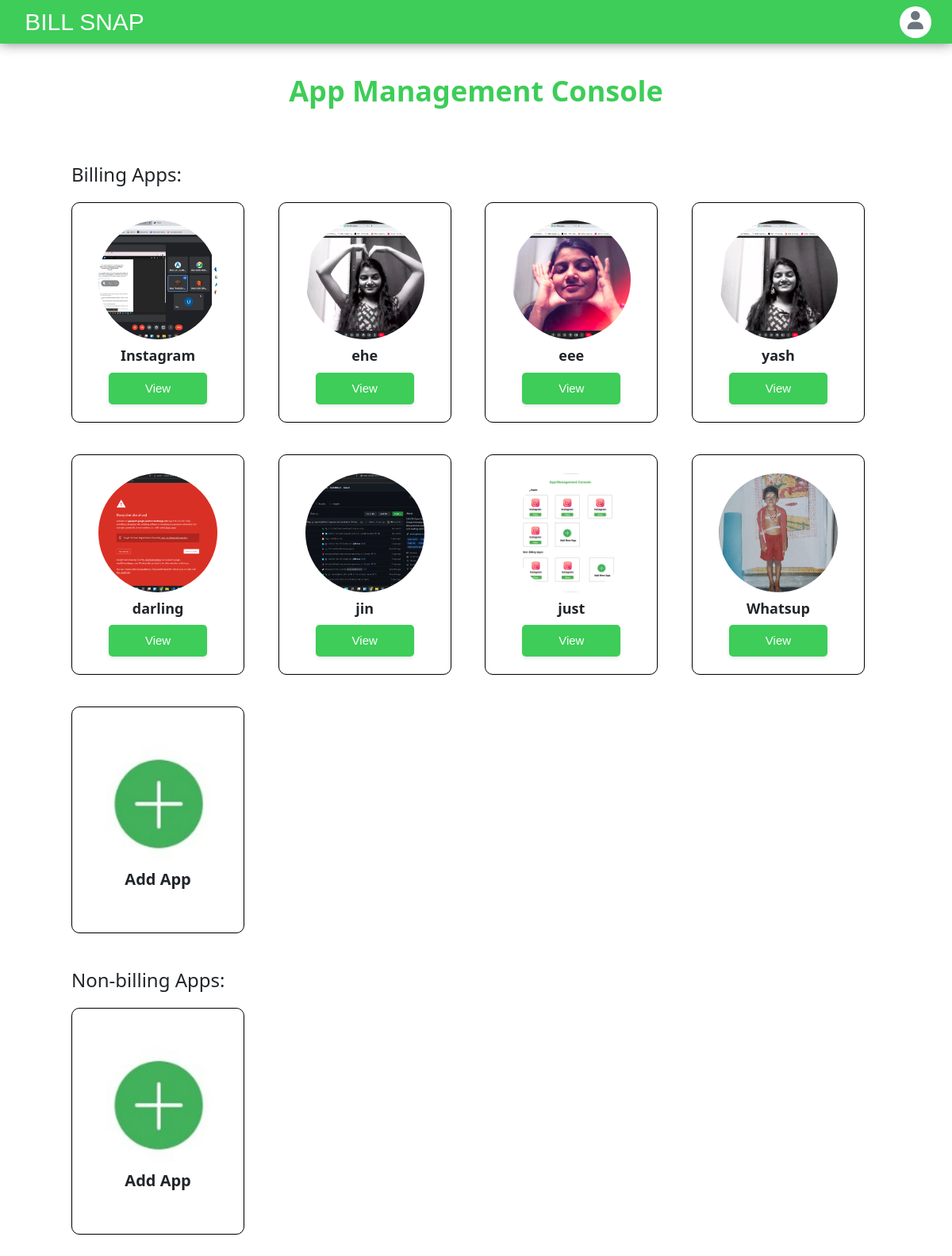
Page /apps/all/ (signed in) on the earlier database version.
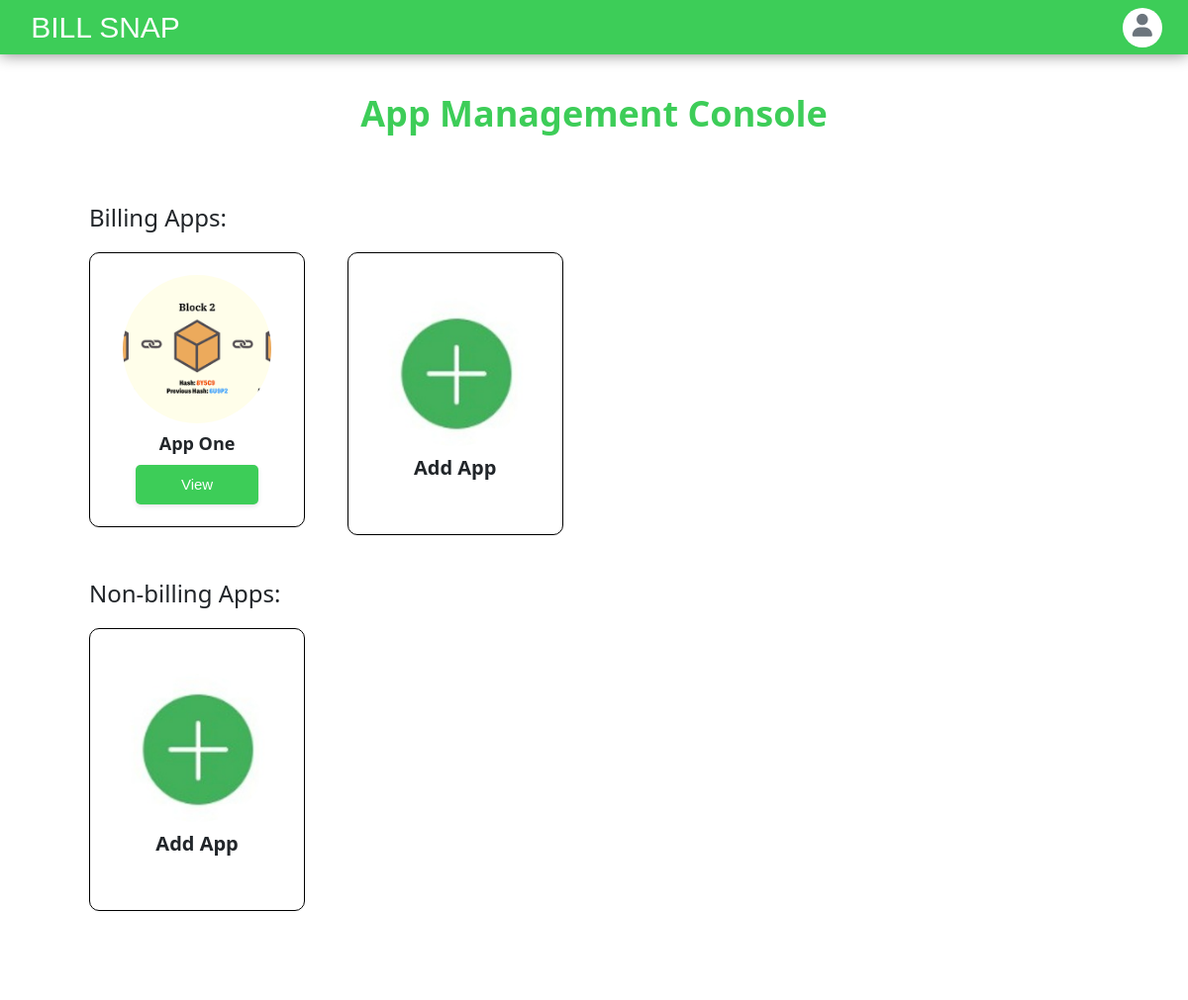
Same page on the later database version.
### apps/models.py (models this page shows, shortened)
class applists(models.Model):
    author= models.ForeignKey(User, on_delete=models.CASCADE)
    appname=models.CharField(verbose_name='App name',primary_key=True,max_length=50,unique=True,null=False)
    appimg=models.ImageField(upload_to = 'app_images',null=True,blank=True)
    date_published= models.DateTimeField(auto_now_add=True)
    date_modified = models.DateTimeField(auto_now=True)
    slug = models.SlugField(max_length=255, null=True, unique=True, editable=False)
    is_billing = models.BooleanField(default=True)

### apps/views.py (the view)
# urls.py: path('all/', views.showapps, name='showapps'),
@login_required
def showapps(request):
    appli=applists.objects.all()
    leni=len(appli)
    mssg="logged in sucessfully"
    logger.info(request.user.username+"_seen the whole applist")
    return render(request,'showapps.html',{'showapp':appli,'leni':leni,'msg':mssg})

### templates/showapps.html (shortened to what this page needs)
{% load static %}
<!DOCTYPE html>
<html lang="en">
<head>
    <link href="https://cdn.jsdelivr.net/npm/bootstrap@5.1.3/dist/css/bootstrap.min.css" rel="stylesheet"
 />
    <link href='https://unpkg.com/boxicons@2.0.7/css/boxicons.min.css' rel='stylesheet'>
    <link rel="stylesheet" href="https://cdnjs.cloudflare.com/ajax/libs/font-awesome/6.1.1/css/all.min.css" />
    <link rel="stylesheet" href="{% static 'assets/styles.css'%}">
    <link rel="stylesheet" href="{% static 'w3.css' %}" />
</head>
<body class="w3-padding">
    {% include "dashnav.html" %}
    <div class="main mx-auto">
        <h1 class="applist "><b>App Management Console</b></h1>
        <div class="container">
            <div class="row">
                <h3>Billing Apps:</h3>
                {% if leni != 0 %}
                {% for i in showapp %}
                {% if i.is_billing %}
                <div class="col-md-6 col-xl-3">
                    <div class="card  py-2">
                        <div class="card-body">
                            <div class="top">
                                <div class="app-img-container">
                                    <a href="{% url 'dashboard' i.slug %}"><img src="{{i.appimg.url}}" alt=""
                                            class="img-fluid app-img"></a>
                                </div>
                                <div>
                                    <h5><b>{{i.appname}}</b></h5>
                                </div>
                            </div>
                            <div class="bottom">
                                <ul class="social-links list-inline mb-0">
                                    <a href="{% url 'dashboard' i.slug %}"><button
                                            class="b-primary px-5 py-2">View</button></a>
                                </ul>
                            </div>
                        </div>
                    </div>
                </div>
                {% endif %}
                {% endfor %}
                {% else %}
                <h2>no apps found</h2>
                {% endif%}
                <div class="col-md-6 col-xl-3">
                    <div class="card m-b-30 py-3">
                        <div class="card-body">
                            <div class="top">
                                <div class="app-img-container mt-3">
                                    <a href="{% url 'addapp'%}"><img src="{% static 'assets/image/addbtn.jpeg' %}"
                                            alt="" class="img-fluid app-img"></a>
                                </div>
                                <div class="mb-3">
                                    <h4><b>Add App</b></h4>
                                </div>
                            </div>
                        </div>
                    </div>
                </div>
            </div>
            <div class="row mt-3">
                <h3>Non-billing Apps:</h3>
                <div class="col-md-6 col-xl-3">
                    <div class="card m-b-30 py-3">
                        <div class="card-body">
                            <div class="top">
                                <div class="app-img-container mt-3">
                                    <a href="{% url 'addapp'%}"><img src="{% static 'assets/image/addbtn.jpeg' %}"
                                            alt="" class="img-fluid app-img"></a>
                                </div>
                                <div class="mb-3">
                                    <h4><b>Add App</b></h4>
                                </div>
                            </div>
                        </div>
                    </div>
                </div>
            </div>
        </div>
    </div>
</body>
</html>

### templates/dashnav.html (shortened to what this page needs)
<header>
    <nav class="navbar navbar-expand-lg fixed-top p-md-0">
        <div class="container-fluid">
            <a class="navbar-brand d-none d-md-block mt-1" href="{% url 'index' %}">
                <h2 class="h2">BILL SNAP</h2>
            </a>
            {% if user.is_authenticated %}
            <div class="d-flex ms-auto gap-4 pe-3">
                <div class="dropdown">
                    <button class="dropbtn">
                        <i class="fa-solid fa-user text-secondary"></i>
                    </button>
                </div>
            </div>
            {% endif %}
        </div>
    </nav>
</header>

### static/assets/styles.css (style rules this page uses)
body { background: white; }
button { height: 50px; }
.h2 { font-family: Arial, Helvetica, sans-serif; font-size: 30px; margin-top: 5px; }
.b-primary { font-weight: bold; font-size: 16px; line-height: 20px; text-align: center; letter-spacing: 0.08em; text-transform: uppercase; padding: 12px 24px; border-radius: 4px; border: 1px solid transparent; background: #3dcd58; color: white; box-shadow: 0px 0px 1px rgba(40, 41, 61, 0.04), 0px 2px 4px rgba(96, 97, 112, 0.16); }
html, body { height: 100%; }
nav { background: #3dcd58; box-shadow: 0px 0px 15px grey; height: 55px; width: 100%; }
body { background: #e5e5e566; }
.main { padding-top: 55px; width: 100%; height: 100%; justify-content: flex-start; max-height: 100vh; }
div > a { text-decoration: none; color: rgb(36, 35, 35); }
@media (min-width: 767px) { .main { top: 55px; } }
.h2 { position: relative; left: 20px; color: white; }
* { box-sizing: border-box; }
.b-primary { margin-bottom: 5px; }
body { font-family: Arial, Helvetica, sans-serif; }
.container { border-radius: 30px; background-color: #f2f2f2; padding: 60px; }
body { margin-top: 20px; background: #f5f5f5; }
.card { border: none; -webkit-box-shadow: 0 1px 2px 0 rgba(0, 0, 0, 0.05); box-shadow: 0 1px 2px 0 rgba(0, 0, 0, 0.05); margin-bottom: 30px; }
h1, h2, h3, h4, h5, h6 { margin: 0 0 10px; font-weight: 600; }
a { color: #707070; }
.applist { color: #3dcd58; text-align: center; margin-top: 30px; }
body { margin-top: 20px; }
img { vertical-align: middle; border-style: none; height: 90px; }
body { margin-top: 20px; background: white; }
body { overflow-x: hidden; }

### static/w3.css (style rules this page uses)
html { box-sizing:border-box }
*,*:before,*:after { box-sizing:inherit }
html { -ms-text-size-adjust:100%;-webkit-text-size-adjust:100% }
body { margin:0 }
article,aside,details,figcaption,figure,footer,header,main,menu,nav,section { display:block }
a { background-color:transparent }
b,strong { font-weight:bolder }
img { border-style:none }
button,input,select,textarea,optgroup { font:inherit;margin:0 }
button,input { overflow:visible }
button,select { text-transform:none }
button,[type=button],[type=reset],[type=submit] { -webkit-appearance:button }
html,body { font-family:Verdana,sans-serif;font-size:15px;line-height:1.5 }
html { overflow-x:hidden }
h1 { font-size:36px }
h2 { font-size:30px }
h3 { font-size:24px }
h4 { font-size:20px }
h5 { font-size:18px }
h1,h2,h3,h4,h5,h6 { font-family:"Segoe UI",Arial,sans-serif;font-weight:400;margin:10px 0 }
img { vertical-align:middle }
a { color:inherit }
.w3-padding { padding:8px 16px!important }

### templates/showapps.html (style rules this page uses)
.app-img-container { width: 150px; height: 150px; }
.app-img { width: 100%; height: 100%; object-fit: cover; border-radius: 50%; }
.top { display: flex; align-items: center; justify-content: center; flex-direction: column; }
.bottom { display: flex; align-items: center; justify-content: center; }
a { all: unset; cursor: pointer; }
.b-primary { all: unset; background: #3dcd58; color: white; box-shadow: 0px 0px 1px rgb(40 41 61 / 4%), 0px 2px 4px rgb(96 97 112 / 16%); border: 1px solid transparent; border-radius: 5px; }
.card { border-radius: 10px; border: 1px solid black; margin-right: 20px; margin-top: 10px; }
.container { background-color: white; }

### templates/dashnav.html (style rules this page uses)
.dropbtn { width:40px; height: 40px; border:none !important; border-radius:50%; background-color: white; }
.fa-user { font-size: 23px; }

Differences in the rows shown:
removed applists: appimg (picture), appname "Instagram"
removed applists: appimg (picture), appname "ehe"
removed applists: appimg (picture), appname "eee"
removed applists: appimg (picture), appname "yash"
removed applists: appimg (picture), appname "darling"
removed applists: appimg (picture), appname "jin"
removed applists: appimg (picture), appname "just"
removed applists: appimg (picture), appname "Whatsup"
added applists: appimg (picture), appname "App One"
